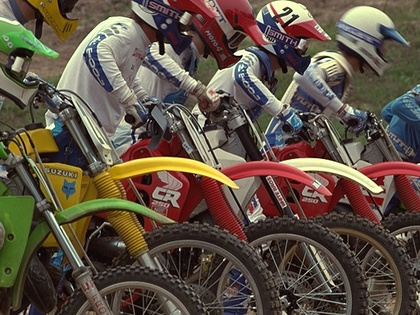
%> input picture python/test/resource/test_images/bikes.jpg, 420 x 315 px, shrunk from 512 x 384 before the run, given in place of lighthouse2.bmp, which was not available
$ octave model_pyr.m   (GNU Octave 9; MATLAB toolbox functions it lacks are replaced by stand-ins)
%> lines starting %> are read from the running program, lines starting %| are printed output that depends on the picture; pictures that were not available may be replaced by others from this repository, and a replacement may not be noted
### matlab/strred/matlabPyrTools/buildSFpyr.m
% [PYR, INDICES, STEERMTX, HARMONICS] = buildSFpyr(IM, HEIGHT, ORDER, TWIDTH)
%
% Construct a steerable pyramid on matrix IM, in the Fourier domain.
% This is similar to buildSpyr, except that:
%
%    + Reconstruction is exact (within floating point errors)
%    + It can produce any number of orientation bands.
%    - Typically slower, especially for non-power-of-two sizes.
%    - Boundary-handling is circular.
%
% HEIGHT (optional) specifies the number of pyramid levels to build. Default
% is maxPyrHt(size(IM),size(FILT));
%
% The squared radial functions tile the Fourier plane, with a raised-cosine
% falloff.  Angular functions are cos(theta-k\pi/(K+1))^K, where K is
% the ORDER (one less than the number of orientation bands, default= 3).
%
% TWIDTH is the width of the transition region of the radial lowpass
% function, in octaves (default = 1, which gives a raised cosine for
% the bandpass filters).
%
% PYR is a vector containing the N pyramid subbands, ordered from fine
% to coarse.  INDICES is an Nx2 matrix containing the sizes of
% each subband.  This is compatible with the MatLab Wavelet toolbox.
% See the function STEER for a description of STEERMTX and HARMONICS.

% Eero Simoncelli, 5/97.
% See http://www.cns.nyu.edu/~eero/STEERPYR/ for more
% information about the Steerable Pyramid image decomposition.

function [pyr,pind,steermtx,harmonics] = buildSFpyr(im, ht, order, twidth)

%-----------------------------------------------------------------
%% DEFAULTS:

max_ht = floor(log2(min(size(im)))) - 2;

if (exist('ht') ~= 1)
  ht = max_ht;
else
  if (ht > max_ht)
    error(sprintf('Cannot build pyramid higher than %d levels.',max_ht));
  end
end

if (exist('order') ~= 1)
  order = 3;
elseif ((order > 15)  | (order < 0))
  fprintf(1,'Warning: ORDER must be an integer in the range [0,15]. Truncating.\n');
  order = min(max(order,0),15);
else
  order = round(order);
end
nbands = order+1;

if (exist('twidth') ~= 1)
  twidth = 1;
elseif (twidth <= 0)
  fprintf(1,'Warning: TWIDTH must be positive.  Setting to 1.\n');
  twidth = 1;
end

%-----------------------------------------------------------------
%% Steering stuff:

if (mod((nbands),2) == 0)
  harmonics = [0:(nbands/2)-1]'*2 + 1;
else
  harmonics = [0:(nbands-1)/2]'*2;
end

steermtx = steer2HarmMtx(harmonics, pi*[0:nbands-1]/nbands, 'even');

%-----------------------------------------------------------------

dims = size(im);
ctr = ceil((dims+0.5)/2);

[xramp,yramp] = meshgrid( ([1:dims(2)]-ctr(2))./(dims(2)/2), ...
    ([1:dims(1)]-ctr(1))./(dims(1)/2) );
angle = atan2(yramp,xramp);
log_rad = sqrt(xramp.^2 + yramp.^2);
log_rad(ctr(1),ctr(2)) =  log_rad(ctr(1),ctr(2)-1);
log_rad  = log2(log_rad);

%% Radial transition function (a raised cosine in log-frequency):
[Xrcos,Yrcos] = rcosFn(twidth,(-twidth/2),[0 1]);
Yrcos = sqrt(Yrcos);

YIrcos = sqrt(1.0 - Yrcos.^2);
lo0mask = pointOp(log_rad, YIrcos, Xrcos(1), Xrcos(2)-Xrcos(1), 0);
imdft = fftshift(fft2(im));
lo0dft =  imdft .* lo0mask;

[pyr,pind] = buildSFpyrLevs(lo0dft, log_rad, Xrcos, Yrcos, angle, ht, nbands);

hi0mask = pointOp(log_rad, Yrcos, Xrcos(1), Xrcos(2)-Xrcos(1), 0);
hi0dft =  imdft .* hi0mask;
hi0 = ifft2(ifftshift(hi0dft));

pyr = [real(hi0(:)) ; pyr];
pind = [size(hi0); pind];

### matlab/strred/matlabPyrTools/steer2HarmMtx.m
% MTX = steer2HarmMtx(HARMONICS, ANGLES, REL_PHASES)
%
% Compute a steering matrix (maps a directional basis set onto the
% angular Fourier harmonics).  HARMONICS is a vector specifying the
% angular harmonics contained in the steerable basis/filters.  ANGLES
% (optional) is a vector specifying the angular position of each filter.
% REL_PHASES (optional, default = 'even') specifies whether the harmonics
% are cosine or sine phase aligned about those positions.
% The result matrix is suitable for passing to the function STEER.

% Eero Simoncelli, 7/96.

function mtx = steer2HarmMtx(harmonics, angles, evenorodd)

%%=================================================================
%%% Optional Parameters:

if (exist('evenorodd') ~= 1)
  evenorodd = 'even';
end

% Make HARMONICS a row vector
harmonics = harmonics(:)';

numh = 2*size(harmonics,2) - any(harmonics == 0);

if (exist('angles') ~= 1)
  angles = pi * [0:numh-1]'/numh;
else
  angles = angles(:);
end

%%=================================================================

if isstr(evenorodd)
  if strcmp(evenorodd,'even')
    evenorodd = 0;
  elseif strcmp(evenorodd,'odd')
    evenorodd = 1;
  else
    error('EVEN_OR_ODD should be the string  EVEN or ODD');
  end
end

%% Compute inverse matrix, which maps Fourier components onto
%% steerable basis.
imtx = zeros(size(angles,1),numh);
col = 1;
for h=harmonics
  args = h*angles;
  if (h == 0)
    imtx(:,col) = ones(size(angles));
    col = col+1;
  elseif evenorodd
    imtx(:,col) = sin(args);
    imtx(:,col+1) = -cos(args);
    col = col+2;
  else
    imtx(:,col) = cos(args);
    imtx(:,col+1) = sin(args);
    col = col+2;
  end
end

r = rank(imtx);
if (( r ~= numh ) & ( r ~= size(angles,1) ))
  fprintf(2,'WARNING: matrix is not full rank');
end

mtx = pinv(imtx);

### matlab/strred/matlabPyrTools/ifftshift.m
% [RES] = ifftshift (MTX)
%
% Inverse of MatLab's FFTSHIFT.  That is,
%     ifftshift(fftshift(MTX)) = MTX
%   for any size MTX.

% Eero Simoncelli, 2/97.

function [res]  = ifftshift(mtx)

sz = size(mtx);
DC = ceil((sz+1)./2);			% location of DC term in a matlab fft.

res = [mtx(DC(1):sz(1), DC(2):sz(2)) , mtx(DC(1):sz(1), 1:DC(2)-1); ...
       mtx(1:DC(1)-1, DC(2):sz(2)) , mtx(1:DC(1)-1, 1:DC(2)-1)];

### matlab/strred/matlabPyrTools/buildSFpyrLevs.m
% [PYR, INDICES] = buildSFpyrLevs(LODFT, LOGRAD, XRCOS, YRCOS, ANGLE, HEIGHT, NBANDS)
%
% Recursive function for constructing levels of a steerable pyramid.  This
% is called by buildSFpyr, and is not usually called directly.

% Eero Simoncelli, 5/97.

function [pyr,pind] = buildSFpyrLevs(lodft,log_rad,Xrcos,Yrcos,angle,ht,nbands);

if (ht <= 0)

  lo0 = ifft2(ifftshift(lodft));
  pyr = real(lo0(:));
  pind = size(lo0);

else

  bands = zeros(prod(size(lodft)), nbands);
  bind = zeros(nbands,2);

%  log_rad = log_rad + 1;
  Xrcos = Xrcos - log2(2);  % shift origin of lut by 1 octave.

  lutsize = 1024;
  Xcosn = pi*[-(2*lutsize+1):(lutsize+1)]/lutsize;  % [-2*pi:pi]
  order = nbands-1;
  %% divide by sqrt(sum_(n=0)^(N-1)  cos(pi*n/N)^(2(N-1)) )
  %% Thanks to Patrick Teo for writing this out :)
  const = (2^(2*order))*(factorial(order)^2)/(nbands*factorial(2*order));
  Ycosn = sqrt(const) * (cos(Xcosn)).^order;
  himask = pointOp(log_rad, Yrcos, Xrcos(1), Xrcos(2)-Xrcos(1), 0);

  for b = 1:nbands
    anglemask = pointOp(angle, Ycosn, Xcosn(1)+pi*(b-1)/nbands, Xcosn(2)-Xcosn(1));
    banddft = ((-sqrt(-1))^(nbands-1)) .* lodft .* anglemask .* himask;
    band = ifft2(ifftshift(banddft));

    bands(:,b) = real(band(:));
    bind(b,:)  = size(band);
  end

  dims = size(lodft);
  ctr = ceil((dims+0.5)/2);
  lodims = ceil((dims-0.5)/2);
  loctr = ceil((lodims+0.5)/2);
  lostart = ctr-loctr+1;
  loend = lostart+lodims-1;

  log_rad = log_rad(lostart(1):loend(1),lostart(2):loend(2));
  angle = angle(lostart(1):loend(1),lostart(2):loend(2));
  lodft = lodft(lostart(1):loend(1),lostart(2):loend(2));
  YIrcos = abs(sqrt(1.0 - Yrcos.^2));
  lomask = pointOp(log_rad, YIrcos, Xrcos(1), Xrcos(2)-Xrcos(1), 0);

  lodft = lomask .* lodft;

  [npyr,nind] = buildSFpyrLevs(lodft, log_rad, Xrcos, Yrcos, angle, ht-1, nbands);

  pyr = [bands(:); npyr];
  pind = [bind; nind];

end

### matlab/strred/matlabPyrTools/pyrBandIndices.m
% RES = pyrBandIndices(INDICES, BAND_NUM)
%
% Return indices for accessing a subband from a pyramid
% (gaussian, laplacian, QMF/wavelet, steerable).

% Eero Simoncelli, 6/96.

function indices =  pyrBandIndices(pind,band)

if ((band > size(pind,1)) | (band < 1))
  error(sprintf('BAND_NUM must be between 1 and number of pyramid bands (%d).', ...
      size(pind,1)));
end

if (size(pind,2) ~= 2)
  error('INDICES must be an Nx2 matrix indicating the size of the pyramid subbands');
end

ind = 1;
for l=1:band-1
  ind = ind + prod(pind(l,:));
end

indices = ind:ind+prod(pind(band,:))-1;

### matlab/strred/matlabPyrTools/pyrBand.m
% RES = pyrBand(PYR, INDICES, BAND_NUM)
%
% Access a subband from a pyramid (gaussian, laplacian, QMF/wavelet,
% or steerable).  Subbands are numbered consecutively, from finest
% (highest spatial frequency) to coarsest (lowest spatial frequency).

% Eero Simoncelli, 6/96.

function res =  pyrBand(pyr, pind, band)

res = reshape( pyr(pyrBandIndices(pind,band)), pind(band,1), pind(band,2) );

### matlab/strred/matlabPyrTools/pointOp.m
% RES = pointOp(IM, LUT, ORIGIN, INCREMENT, WARNINGS)
%
% Apply a point operation, specified by lookup table LUT, to image IM.
% LUT must be a row or column vector, and is assumed to contain
% (equi-spaced) samples of the function.  ORIGIN specifies the
% abscissa associated with the first sample, and INCREMENT specifies the
% spacing between samples.  Between-sample values are estimated via
% linear interpolation.  If WARNINGS is non-zero, the function prints
% a warning whenever the lookup table is extrapolated.
%
% This function is much faster than MatLab's interp1, and allows
% extrapolation beyond the lookup table domain.  The drawbacks are
% that the lookup table must be equi-spaced, and the interpolation is
% linear.

% Eero Simoncelli, 8/96.

function res = pointOp(im, lut, origin, increment, warnings)

%% NOTE: THIS CODE IS NOT ACTUALLY USED! (MEX FILE IS CALLED INSTEAD)

fprintf(1,'WARNING: You should compile the MEX version of "pointOp.c",\n         found in the MEX subdirectory of matlabPyrTools, and put it in your matlab path.  It is MUCH faster.\n');

X = origin + increment*[0:size(lut(:),1)-1];
Y = lut(:);

res = reshape(interp1(X, Y, im(:), 'linear', 'extrap'),size(im));

### matlab/strred/matlabPyrTools/rcosFn.m
% [X, Y] = rcosFn(WIDTH, POSITION, VALUES)
%
% Return a lookup table (suitable for use by INTERP1)
% containing a "raised cosine" soft threshold function:
%
%    Y =  VALUES(1) + (VALUES(2)-VALUES(1)) *
%              cos^2( PI/2 * (X - POSITION + WIDTH)/WIDTH )
%
% WIDTH is the width of the region over which the transition occurs
% (default = 1). POSITION is the location of the center of the
% threshold (default = 0).  VALUES (default = [0,1]) specifies the
% values to the left and right of the transition.

% Eero Simoncelli, 7/96.

function [X, Y] = rcosFn(width,position,values)

%------------------------------------------------------------
% OPTIONAL ARGS:

if (exist('width') ~= 1)
  width = 1;
end

if (exist('position') ~= 1)
  position = 0;
end

if (exist('values') ~= 1)
  values = [0,1];
end

%------------------------------------------------------------

sz = 256;  %% arbitrary!

X    = pi * [-sz-1:1] / (2*sz);

Y = values(1) + (values(2)-values(1)) * cos(X).^2;

%    Make sure end values are repeated, for extrapolation...
Y(1) = Y(2);
Y(sz+3) = Y(sz+2);

X = position + (2*width/pi) * (X + pi/4);

### matlab/strred/matlabPyrTools/factorial.m
%% RES = factorial(NUM)
%
% Factorial function that works on matrices (matlab's does not).

% EPS, 11/02

function res = factorial(num)

res = ones(size(num));

ind = find(num > 0);
if ( ~isempty(ind) )
  subNum = num(ind);
  res(ind) = subNum .* factorial(subNum-1);
end

### matlab/strred/matlabPyrTools/model_pyr.m
clear all; close all; clc

inpath = 'E:\databaserelease2\databaserelease2\refimgs\';
fname = {'bikes.bmp'; 'buildings.bmp'; 'caps.bmp'; 'house.bmp'; 'lighthouse2.bmp'; 'monarch.bmp';
    'ocean.bmp'; 'paintedhouse.bmp'; 'parrots.bmp'; 'plane.bmp'; 'rapids.bmp'; 'sailing1.bmp'; 'sailing4.bmp';
    'stream.bmp'; 'building2.bmp'; 'cemetry.bmp'; 'churchandcapitol.bmp'; 'flowersonih35.bmp';
    'house.bmp'; 'lighthouse.bmp'; 'manfishing.bmp'};

% inpath = 'E:\images\';
% fname = {'barbara.png'; 'barco.png'; 'boats.png'; 'fingerprint.png'; 'flintstones.png';
%     'house.png'; 'lena.png'; 'peppers256.png'; };

s = size(fname);
blk=8;
path('D:\GSM\matlabPyrTools\',path);
Nsc = 4; Nor = 3;

Nband = Nsc*Nor+1;

mser1 = zeros(s(1),2); mser2 = zeros(s(1),2);
for u=5:5

    num=1; mse1 = zeros(Nband,2); mse2 = zeros(Nband,2);
    %%%%%%%%%%%%%%%%%%%%%%%%%%%%%%%%%%%%%%%%%%%%%%%%%%%%%%%%%%%%%%%
    %Loading the image, splitting into halves and wavelet transform
    %%%%%%%%%%%%%%%%%%%%%%%%%%%%%%%%%%%%%%%%%%%%%%%%%%%%%%%%%%%%%%%

    pic_name = fname(u,1);
    fname1 = strcat(inpath,pic_name);
    temp1 = char(fname1);
    a = imread(temp1);
%> a is the input picture: size 315x420x3 uint8; mean R, G, B 95, 81.9, 68.3
    a = rgb2gray(a);
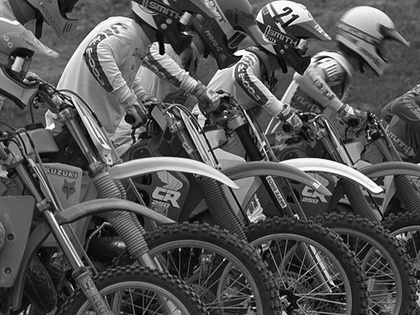
%> a: size 315x420 uint8; min 0, max 254, mean 84.3

    a1 = a(1:end,1:end/2);
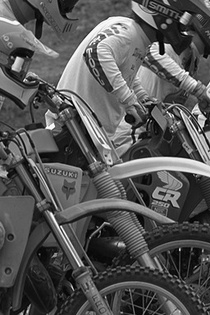
%> a1: size 315x210 uint8; min 0, max 254, mean 85.7
    a2 = a(1:end,end:-1:end/2+1);
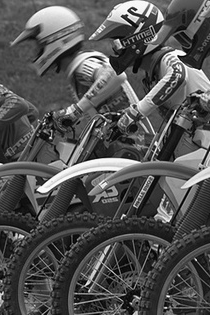
%> a2: size 315x210 uint8; min 1, max 254, mean 82.9
    %         a2 = a(1:end,end/2+1:end);

    %     figure; imshow(a1);
    %     figure; imshow(a2);
    a1 = double(a1);
%> a1: size 315x210 double
    a2 = double(a2);
%> a2: size 315x210 double

    [C1,S1] = buildSFpyr(a1,Nsc,Nor);
%> in buildSFpyr, `log_rad(ctr(1),ctr(2)) =  log_rad(ctr(1),ctr(2)-1);`:
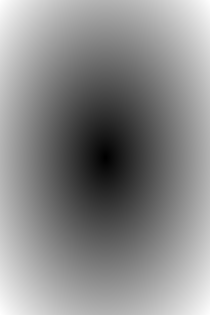
%> log_rad: size 315x210 double; min 0.00635, max 1.41, mean 0.765; drawn with min black and max white
%> after the loop in buildSFpyrLevs, `for b = 1:nbands`: bind = [315 210; 315 210; 315 210; 315 210]
%> after the loop in buildSFpyrLevs (call 4), `for b = 1:nbands`: bands = 1080 rows, first 8: [-51.24 825.3 1159.8 1419; 923.6 -16.9 -392.4 -356.8; 1913.6 125.7 -399.5 -1662.4; 2111.6 754.7 75.09 -1728.8; 1708.3 656.3 -1.16 -1146.5; 1317.2 381.1 -331.9 -632.5; 842.6 -10.29 -366.4 -35.75; 83.48 -7.25 573.5 533]; bind = [40 27; 40 27; 40 27; 40 27]
%> in buildSFpyrLevs (call 2), `pind = [bind; nind];`: pind = 13 rows, first 12: [158 105; 158 105; 158 105; 158 105; 79 53; 79 53; 79 53; 79 53; 40 27; 40 27; 40 27; 40 27]
%> in buildSFpyrLevs, `[npyr,nind] = buildSFpyrLevs(lodft, log_rad, Xrcos, Yrcos, angle, ht-1..`: nind has the same summary as pind
%> in buildSFpyrLevs, `pind = [bind; nind];`: pind = 17 rows, first 12: [315 210; 315 210; 315 210; 315 210; 158 105; 158 105; 158 105; 158 105; 79 53; 79 53; 79 53; 79 53]
%> in buildSFpyr, `hi0 = ifft2(ifftshift(hi0dft));`:
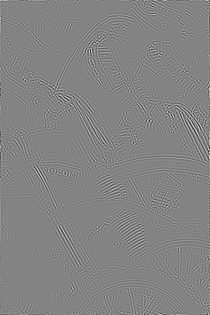
%> hi0: size 315x210 double; min -83.44, max 77.64, mean 0; drawn with min black and max white
%> in buildSFpyr, `pind = [size(hi0); pind];`: pind = 18 rows, first 12: [315 210; 315 210; 315 210; 315 210; 315 210; 158 105; 158 105; 158 105; 158 105; 79 53; 79 53; 79 53]
%> S1 has the same summary as pind in buildSFpyr
    [C2,S2] = buildSFpyr(a2,Nsc,Nor);
%> call 2 of buildSFpyr, with ht = 4, order = 3
%> after the loop in buildSFpyrLevs (call 9), `for b = 1:nbands`: bands = 1080 rows, first 8: [-629.4 425 1098.3 727.8; -822 -321.7 360 666.3; -597.9 -1045.8 -694 24.34; 26.3 -483 -237 -86.45; 533.8 478.4 472.5 78.84; 688.5 666.9 109.9 -331.7; 624.8 362.4 -422.6 -625.2; 454.9 463.8 -400.2 -969.2]
%> in buildSFpyr (call 2), `[pyr,pind] = buildSFpyrLevs(lo0dft, log_rad, Xrcos, Yrcos, angle, ht, ..`: pind = 17 rows, first 12: [315 210; 315 210; 315 210; 315 210; 158 105; 158 105; 158 105; 158 105; 79 53; 79 53; 79 53; 79 53]
%> in buildSFpyr (call 2), `hi0 = ifft2(ifftshift(hi0dft));`:
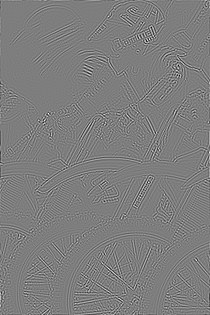
%> hi0: size 315x210 double; min -82.83, max 84.59, mean 0; drawn with min black and max white
%> in buildSFpyr (call 2), `pind = [size(hi0); pind];`: pind = 18 rows, first 12: [315 210; 315 210; 315 210; 315 210; 315 210; 158 105; 158 105; 158 105; 158 105; 79 53; 79 53; 79 53]
%> S2 has the same summary as pind in buildSFpyr
    Nband = size(S1,1);
%> Nband = 18

    for nband = 1:Nband-1
        % Obtaining the desired wavelet coefficients
        wcoef1 = pyrBand(C1, S1, nband);
        wcoef2 = pyrBand(C2, S2, nband);

        s1 = size(wcoef1);
        modx = mod(s1(1),blk); mody = mod(s1(2),blk);
        coef1 = wcoef1; coef2 = wcoef2;
        wcoef1 = wcoef1(1:end-modx,1:end-mody); wcoef2 = wcoef2(1:end-modx,1:end-mody);
        s1 = size(wcoef1);
        count=1;

        % Estimating model paramaters
%> (the run ends here)
